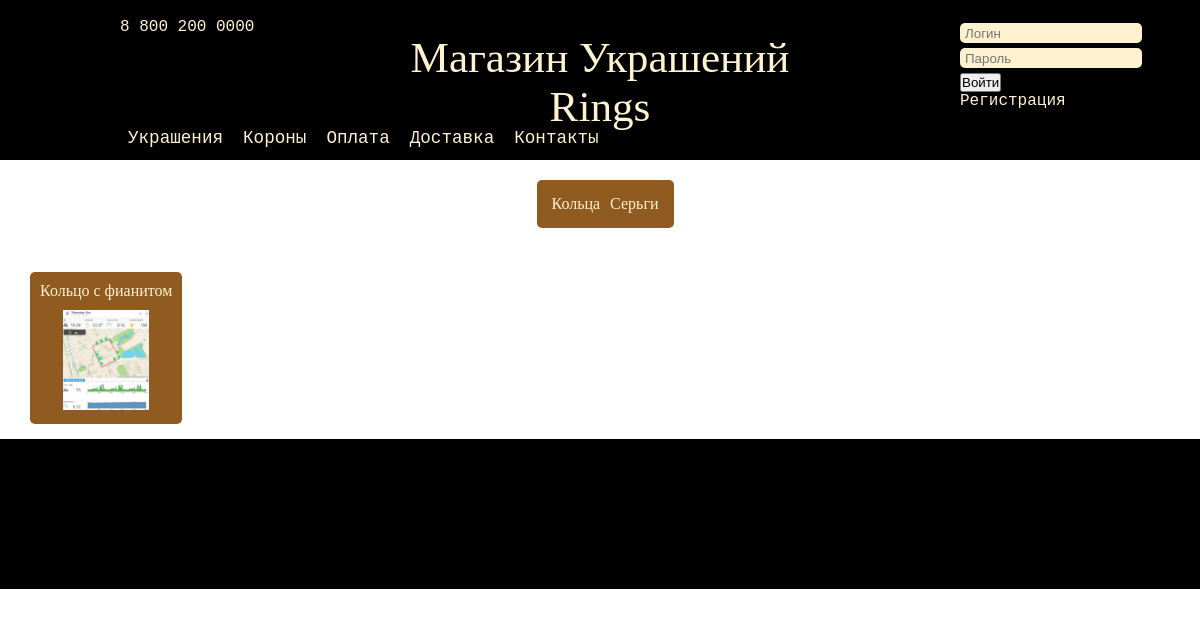
The app's page /jewels/1/, older data.
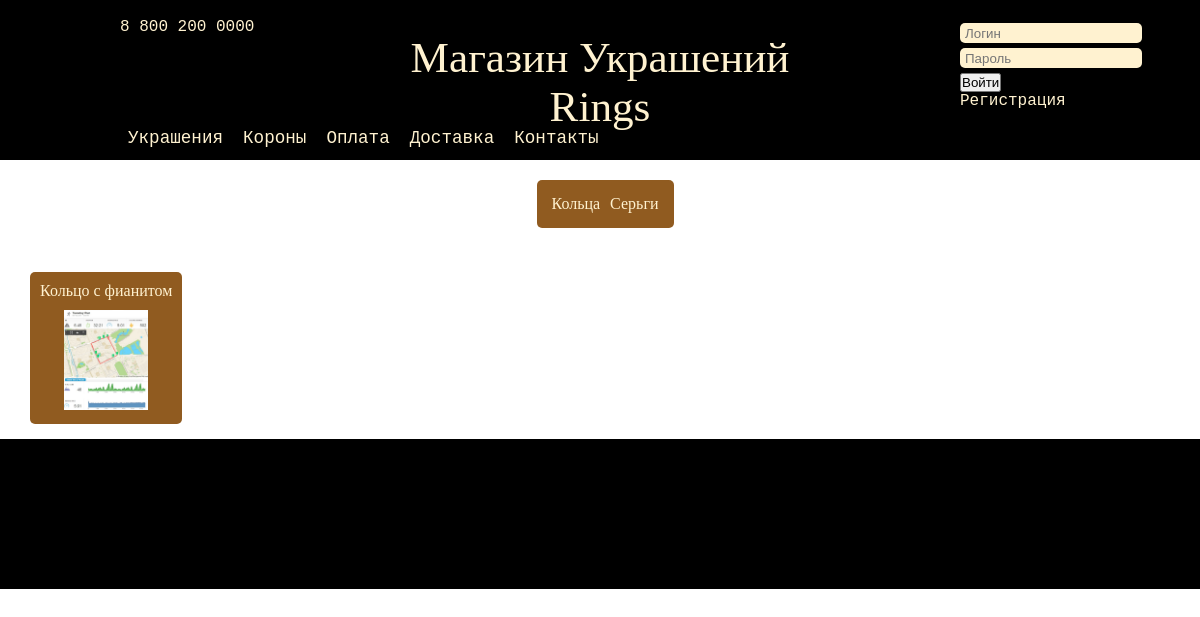
The same page, newer data.
### mainapp/models.py (models this page shows, shortened)
class Jewel(models.Model):
    name = models.CharField(verbose_name=u'название', max_length=32, unique=True)
    category = models.ForeignKey('Category', blank=True)
    rating = models.PositiveIntegerField(verbose_name='рейтинг', default=0)
    image = models.ImageField(upload_to='img', blank=True)
    description = models.TextField(verbose_name='описание', blank=True)

### mainapp/views.py (the view)
# urls.py: url(r'^jewels/(\d+)/$', jeweler, name='jeweler'),
def jeweler(request, category_id):
    jewels = Jewel.objects.filter(category__id=category_id)
    categories = Category.objects.all()
    return render(request, 'jewel_page.html', {'categories': categories, 'jewels': jewels})

### templates/jewel_page.html (shortened to what this page needs)
{% extends "catalog.html" %}
{% block jewel %}
    <div class="catalog_item">
    {% for jewel in jewels %}
        <div class="jewel_container">
            <div class="name">
                {{ jewel.name }}
            </div>
            <div class="image">
                <img src="{{ jewel.image.url}}" >
            </div>
        </div>
    {% endfor %}
    </div>
{% endblock %}

Row changes from the older to the newer data that the page shows:
changed Jewel "Кольцо с фианитом": image: a different picture
